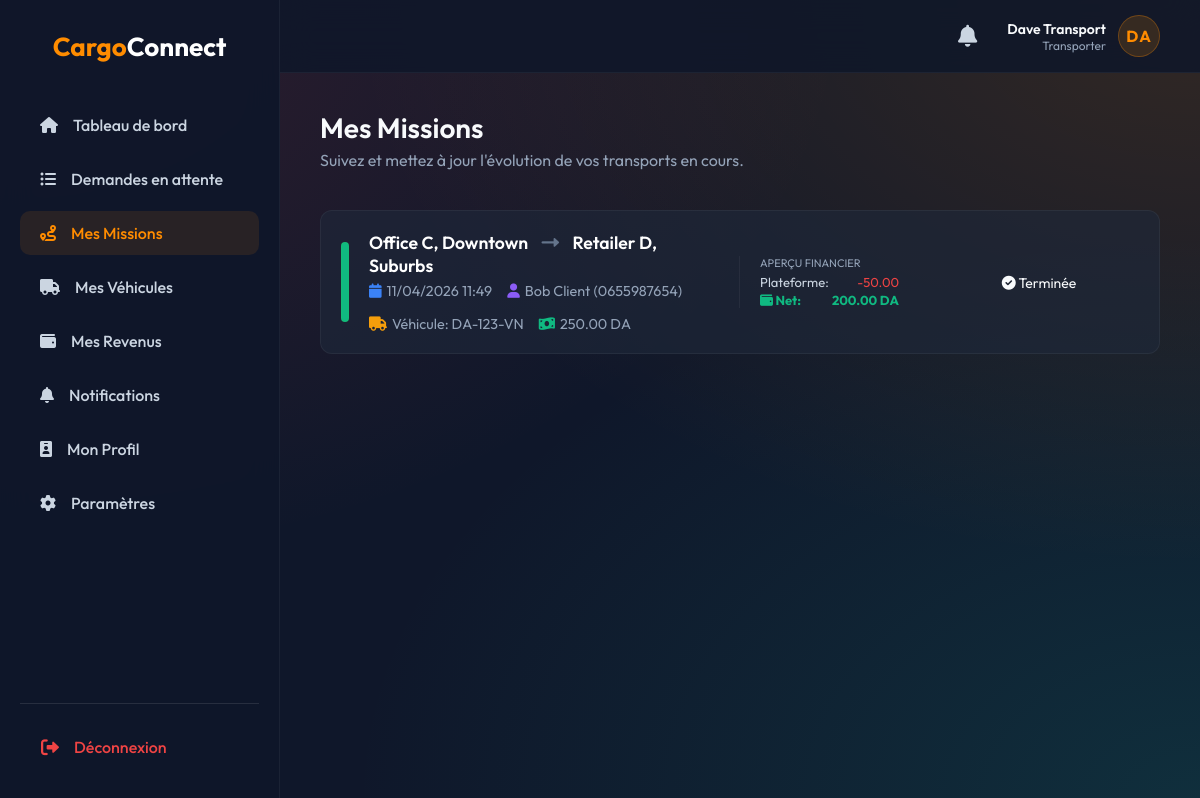
The app's page /transporter/jobs.php (signed in) with its own data.
### tables this page shows
CREATE TABLE IF NOT EXISTS reservations (
    id INT UNSIGNED AUTO_INCREMENT PRIMARY KEY,
    client_id INT UNSIGNED NOT NULL,
    vehicle_id INT UNSIGNED DEFAULT NULL,
    pickup_location VARCHAR(255) NOT NULL,
    destination VARCHAR(255) NOT NULL,
    cargo_type VARCHAR(100) NOT NULL,
    volume DECIMAL(8,2) COMMENT 'Volume in cubic meters',
    weight DECIMAL(8,2) COMMENT 'Weight in kg',
    reservation_date DATETIME NOT NULL,
    price DECIMAL(10,2) NULL,
    price_type ENUM('fixed', 'negotiable') DEFAULT 'fixed',
    transporter_proposed_price DECIMAL(10,2) NULL,
    platform_commission DECIMAL(10,2) DEFAULT 0,
    is_commission_paid TINYINT(1) DEFAULT 0,
    status ENUM('pending', 'negotiation', 'accepted', 'in_progress', 'completed', 'cancelled') NOT NULL DEFAULT 'pending',
    created_at TIMESTAMP DEFAULT CURRENT_TIMESTAMP,
    FOREIGN KEY (client_id) REFERENCES users(id) ON DELETE CASCADE,
    FOREIGN KEY (vehicle_id) REFERENCES vehicles(id) ON DELETE SET NULL,
    INDEX idx_reservation_client (client_id),
    INDEX idx_reservation_vehicle (vehicle_id),
    INDEX idx_reservation_status (status),
    INDEX idx_reservation_date (reservation_date),
    INDEX idx_reservation_status_date (status, reservation_date)
);

CREATE TABLE IF NOT EXISTS users (
    id INT UNSIGNED AUTO_INCREMENT PRIMARY KEY,
    name VARCHAR(100) NOT NULL,
    email VARCHAR(150) NOT NULL UNIQUE,
    password_hash VARCHAR(255) NOT NULL,
    phone VARCHAR(20) UNIQUE,
    role ENUM('client', 'transporter', 'admin') NOT NULL DEFAULT 'client',
    status ENUM('active', 'suspended', 'pending') NOT NULL DEFAULT 'active',
    id_card_url VARCHAR(255) NULL,
    id_is_verified TINYINT(1) DEFAULT 0,
    region VARCHAR(255) NULL DEFAULT 'Algérie',
    created_at TIMESTAMP DEFAULT CURRENT_TIMESTAMP,
    updated_at TIMESTAMP DEFAULT CURRENT_TIMESTAMP ON UPDATE CURRENT_TIMESTAMP,
    last_login DATETIME NULL,
    remember_token VARCHAR(255) NULL,
    INDEX idx_user_email (email),
    INDEX idx_user_role (role)
);

CREATE TABLE IF NOT EXISTS vehicles (
    id INT UNSIGNED AUTO_INCREMENT PRIMARY KEY,
    owner_id INT UNSIGNED NOT NULL,
    vehicle_type VARCHAR(50) NOT NULL,
    capacity DECIMAL(8,2) NOT NULL COMMENT 'Capacity in cubic meters/tons',
    plate_number VARCHAR(20) NOT NULL UNIQUE,
    status ENUM('active', 'inactive') NOT NULL DEFAULT 'active',
    created_at TIMESTAMP DEFAULT CURRENT_TIMESTAMP,
    updated_at TIMESTAMP DEFAULT CURRENT_TIMESTAMP ON UPDATE CURRENT_TIMESTAMP,
    FOREIGN KEY (owner_id) REFERENCES users(id) ON DELETE CASCADE,
    INDEX idx_vehicle_owner (owner_id)
);

### functions/reservation/queries.php (called while the page is built, shortened)
<?php
function getJobsByTransporter($transporter_id, $pdo) {
    $stmt = $pdo->prepare("SELECT r.*, u.name as client_name, u.phone as client_phone, v.plate_number, v.vehicle_type
                           FROM reservations r
                           JOIN users u ON r.client_id = u.id
                           JOIN vehicles v ON r.vehicle_id = v.id
                           WHERE v.owner_id = ?
                           ORDER BY
                              CASE r.status
                                WHEN ? THEN 1
                                WHEN ? THEN 2
                                WHEN ? THEN 3
                                WHEN ? THEN 4
                                ELSE 5
                              END, r.reservation_date DESC");
    $stmt->execute([$transporter_id, ReservationStatus::NEGOTIATION, ReservationStatus::ACCEPTED, ReservationStatus::IN_PROGRESS, ReservationStatus::COMPLETED]);
    return $stmt->fetchAll(PDO::FETCH_ASSOC);
}

### transporter/jobs.php (the view, shortened to what this page needs)
<?php
$db = new Database();
$pdo = $db->getConnection();
$transporter_id = $_SESSION['user_id'];
$jobs = getJobsByTransporter($transporter_id, $pdo);
?>
<!DOCTYPE html>
<html lang="fr">
<head>
    <link href="https://cdnjs.cloudflare.com/ajax/libs/font-awesome/6.0.0/css/all.min.css" rel="stylesheet">
    <link rel="stylesheet" href="<?php echo CSS_URL; ?>style.css">
    <link rel="stylesheet" href="<?php echo CSS_URL; ?>dashboard.css">
</head>
<body>
<div class="dashboard-layout">
    <?php include INC_PATH . 'sidebar.php'; ?>
    <main class="main-content">
        <?php include INC_PATH . 'topbar.php'; ?>
        <div class="page-header">
            <div>
                <h1>Mes Missions</h1>
                <p style="color: #94a3b8; margin-top: 5px;">Suivez et mettez à jour l'évolution de vos transports en cours.</p>
            </div>
        </div>
        <div style="margin-top: 20px;">
            <?php if (empty($jobs)): ?>
                <div style="text-align: center; padding: 50px 20px; background: rgba(30, 41, 59, 0.5); border-radius: 12px; border: 1px dashed rgba(255, 255, 255, 0.1);">
                    <i class="fas fa-route" style="font-size: 50px; color: #475569; margin-bottom: 15px;"></i>
                    <h3 style="color: #fff;">Aucune mission pour l'instant</h3>
                    <p style="color: #94a3b8; margin-top: 10px;">Allez dans "Demandes en attente" pour accepter de nouvelles missions.</p>
                </div>
            <?php else: ?>
                <?php foreach ($jobs as $job): ?>
                    <div class="job-card">
                        <div class="job-status-indicator status-<?php echo htmlspecialchars($job['status']); ?>"></div>
                        <div class="job-info">
                            <div class="job-route">
                                <?php echo htmlspecialchars($job['pickup_location']); ?> <i class="fas fa-long-arrow-alt-right" style="color: #64748b; margin: 0 10px;"></i> <?php echo htmlspecialchars($job['destination']); ?>
                            </div>
                            <div class="job-details">
                                <div class="job-detail-item">
                                    <i class="fas fa-calendar" style="color: #3b82f6;"></i>
                                    <?php echo date('d/m/Y H:i', strtotime($job['reservation_date'])); ?>
                                </div>
                                <div class="job-detail-item">
                                    <i class="fas fa-user" style="color: #8b5cf6;"></i>
                                    <?php echo htmlspecialchars($job['client_name']); ?> (<?php echo htmlspecialchars($job['client_phone']); ?>)
                                </div>
                                <div class="job-detail-item">
                                    <i class="fas fa-truck" style="color: #f59e0b;"></i>
                                    Véhicule: <?php echo htmlspecialchars($job['plate_number']); ?>
                                </div>
                                <div class="job-detail-item">
                                    <i class="fas fa-money-bill-wave" style="color: #10b981;"></i>
                                    <?php echo ($job['price'] > 0) ? number_format($job['price'], 2) . ' DA' : 'N/A'; ?>
                                </div>
                            </div>
                        </div>
                        <?php if ($job['price'] > 0):
                            $commRate = defined('APP_COMMISSION') ? APP_COMMISSION : 0.20;
                            $commValue = $job['price'] * $commRate;
                            $netValue  = $job['price'] - $commValue;
                        ?>
                        <div style="padding: 0 20px; border-left: 1px solid rgba(255,255,255,0.05); min-width: 180px;">
                            <div style="font-size: 11px; color: #94a3b8; margin-bottom: 4px; text-transform: uppercase;">Aperçu Financier</div>
                            <div style="font-size: 13px; color: #cbd5e1; display:flex; justify-content:space-between;">
                                <span>Plateforme:</span> <span style="color:#ef4444">-<?php echo number_format($commValue, 2); ?></span>
                            </div>
                            <div style="font-size: 13px; font-weight: 700; color: #10b981; display:flex; justify-content:space-between; margin-top: 2px;">
                                <span><i class="fas fa-wallet"></i> Net:</span> <span><?php echo number_format($netValue, 2); ?> DA</span>
                            </div>
                        </div>
                        <?php endif; ?>
                        <div class="job-actions">
                            <?php if ($job['status'] === 'negotiation'): ?>
                                <div class="negotiation-badge">
                                    <i class="fas fa-hourglass-half" style="font-size: 20px; display: block;"></i>
                                    <div class="neg-title">En négociation</div>
                                    <div class="neg-price"><?php echo number_format($job['transporter_proposed_price'], 2); ?> DA</div>
                                    <div class="neg-hint">En attente de la réponse du client</div>
                                </div>
                            <?php else: ?>
                                <div style="text-align: center;">
                                    <?php if ($job['status'] === 'completed'): ?>
                                        <span class="badge badge-success" style="font-size: 14px; padding: 8px 15px;"><i class="fas fa-check-circle"></i> Terminée</span>
                                    <?php elseif ($job['status'] === 'cancelled'): ?>
                                        <span class="badge badge-danger" style="font-size: 14px; padding: 8px 15px;"><i class="fas fa-times-circle"></i> Annulée</span>
                                    <?php endif; ?>
                                </div>
                            <?php endif; ?>
                        </div>
                    </div>
                <?php endforeach; ?>
            <?php endif; ?>
        </div>
    </main>
</div>
</body>
</html>

### records on screen
reservations: pickup_location "Office C, Downtown", destination "Retailer D, Suburbs", reservation_date "11/04/2026 11:49", client.name "Bob Client", client.phone "0655987654", vehicle.plate_number "DA-123-VN", price "250.00", price "50.00", price "200.00", status "completed" (drawn)

### other values on screen
$userName "Dave Transport"
$userRole "Transporter"
$userInitials "DA"
